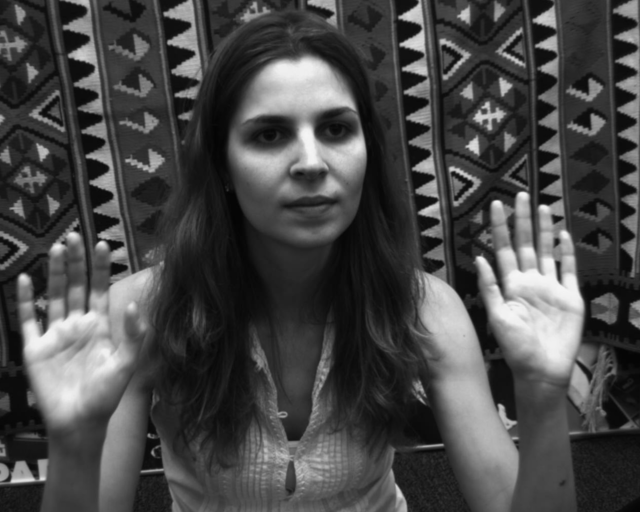
#> input picture HW2/left.tif, 640 x 512 px; the run also reads 2 pictures not shown here
$ jupyter execute --allow-errors OLD_ex2-driver.ipynb   (shell and % lines are left out)   (older library calls are emulated)
#> lines starting #> are read from the running program, lines starting #| are printed output that depends on the picture; long printed decimals are rounded
##  <span style="color:blue">Exercise 2 - Driver file </span>
## <span style="color:blue">Computer Vision - Fall 2020

**Lecturer:** Prof. Yael Moses, IDC

**TA:** Eyal Friedman, IDC

**Sybmission date: 19.12.2020**

In this excercise you will practice working with geometric tools for analyzing 3D scenes from 2D images.

## Submission guidelines:

1. Your zip file should include the following files only:
    - ex2-driver.ipynb  **Or**  ex2-driver.py
    - ex2_ID_ID.doc  **Or**  ex2_ID_ID.pdf
2. The results you are asked to display and the open questions should be answered in a doc/pdf file.
   (Don't add the python code to that file.)
4. You may use any IDE  (e.g., Spyder, Jupyter Notebook, Pycharm, ect.).
5. Name the file 'ex2_ID_ID.zip' and do **not** include any additional directories.
6. Submit using *moodle*
7. Submit on time!
8. You can submit this assignment in pairs (no triples).

## Read the following instructions carefully:
1. You are responsible for the correctness of your code and should add as many tests as you see fit. Do not submit your tests, unless requested.
3. Use `python 3` and `numpy 1.18.5`. Changes of the configuration we provided are at your own risk. Before submitting the exercise, restart the kernel and run the notebook from start to finish to make sure everything works.
4. You are allowed to use functions and methods from the [Python Standard Library](https://docs.python.org/3/library/) and [numpy](https://www.numpy.org/devdocs/reference/) only. Any other imports are forbidden, unless been provided by us.
4. Your code must run without errors. Note,  **code that fails to  run will not be graded.**
5. Document your code properly.

## Honor Code:
The assignment is a basic tool for learning the material. You can probably find the solution on the Web. However, if  you do so, then you will not learn what you should learn from it. In addition, since we  grade  the assignment, using existing solutions will be considered dishonest.
In particular, you are not allowed to copy or use any code that solves the task.
You are more than welcome to talk with your friends, but you are not allowed to give your code or answers and you are not allowed to use their code or answers.
Remember – you take this course in order to learn.

[cell 1]
import cv2

# This opens an inteactive figure - use it in part B
import matplotlib
matplotlib.use('TkAgg')

import matplotlib.pyplot as plt
import numpy as np
from scipy.linalg import null_space

# This specifies the way plots behave in jupyter notebook
plt.rcParams['figure.figsize'] = (8.0, 8.0) # set default size of plots
plt.rcParams['image.cmap'] = 'gray'

[cell 2]
import platform
print("Python version: ", platform.python_version())
print("Numpy version: ", np.__version__)

[cell 3]
# change the way floating point numbers, arrays and other NumPy objects are displayed
np.set_printoptions(suppress=True)
# ?np.set_printoptions

[cell 4]
# docs.google.com/document/d/1nN1hPVZ43l1Xf-8EaNBw7gUjW9M7d_YsBdvx6SyNIfs/edit
# For the open questions

## Section A: Projection

**In this part you will go over projection matrix,  and use them to project 3D points to an image.**

Fill the missing values, given partial values of the parameters of the left and right cameras.

\
**Right image parameters:**

The projection matrix of the right image:

[cell 5]
MR = np.array([[1100.504780,          0,   331.023000,   0],
               [0,          1097.763735,   259.386377,   0],
               [0,                    0,            1,   0]])

The rotation matrix of the right image:

[cell 6]
RR = np.array([[1,0,0],
               [0,1,0],
               [0,0,1]])

The focal length of the right image:

[cell 7]
fR = 1.0

From here on, replace "none" with your answers to the questions. In addition, if there are more than a single possible solution, choose one.
Compute the right image center (principal point):

[cell 8]
# As we learned, a camera with rectangular pixels of size 1/sx X 1/sy , with focal length f, and principal point
# (O_x, O_y) (i.e., the intersection of the optical axis, Z, with the image plane provided in pixel coordinates)
# has the intrinsic calibration matrix:
# M_int = [[ alpha_x  0        O_x  0 ]
#          [ 0        alpha_y  O_y  0 ]
#          [ 0        0        1    0 ]], where alpha_x = s_x * f    and alpha_y = s_y * f

# Thereore, we can simply extract the values for O_x and O_y from M, based only on its indices.
OxR = MR[0, 2]
OyR = MR[1, 2]

Compute the right image scale factor which is consistent with MR:

[cell 9]
# As explained in the previous cell, alpha_x = s_x * f    and alpha_y = s_y * f
# Thereore, we can simply extract the values for s_x and s_y from M, based only on M's indices and divide by the focal length.
SxR = MR[0, 0]/fR
SyR = MR[1, 1]/fR

Compute the right image intrinsic matrix which is consistent with MR:

[cell 10]
# The camera and object are within the same coordinate system, because the rightmost column is 0's (no Translation) and the Rotation is the Identity matrix.
# When camera and object are within the same coordinate system --> Projection matrix M = Mint[I|0]

# Mint is a 3 X 4 matrix, which is the part of M (Projection matrix) without the righnmost column
# M = Mint[I|0]
MintR = MR[:, 0:3]


MRR = np.pad(RR, [(0, 1), (0, 1)], mode='constant')
MRR[len(MRR) - 1, len(MRR[0]) - 1] = 1

#  No Translation becasue rightmost column for MR is 0 and Rotation is the Identity matrix
TR = np.array([[0,0,0]]).T

MTR = np.eye(4,4)
MTR[0, len(MTR[0]) - 1] = -TR[0,0]
MTR[1, len(MTR[0]) - 1] = -TR[1,0]
MTR[2, len(MTR[0]) - 1] = -TR[2,0]

MextR = np.matmul(MRR, MTR)
MR_verify = np.matmul(np.pad(MintR, [(0, 0), (0, 1)], mode='constant'), MextR) # and we see that MR_verify == MR (MR  is given)


**Left image parameters**

Left image center (principal point):

[cell 11]
OxL = 320.798101
OyL = 236.431326

Scale factor:

[cell 12]
SxL = 1095.671499
SyL = 1094.559584

Focal length of the left image:

[cell 13]
fL = 1

Translation vector w.r.t. the world origin:

[cell 14]
TL = -np.array([[178.2218,18.8171,-13.7744]]).T

Rotation matrix of the left image:

[cell 15]
RL = np.array([[ 0.9891,    0.0602,   -0.1346],
               [-0.0590,    0.9982,    0.0134],
               [0.1351,   -0.0053,    0.9908]])

Compute the intrinsic projection matrix of the left camera:

[cell 16]
MintL = np.zeros((3,4))
MintL[0,0] = SxL * fL
MintL[1,1] = SyL * fL
MintL[2,2] = 1
MintL[0,2] = OxL
MintL[1,2] = OyL

MintL

[cell 17]
MextR = np.matmul(RL, TL)
MextR

Compute the projection matrix of the left camera

[cell 18]
# Formula for M (the projection matrix):
# M = M_int[I|0] * M_ext = M_int * M_R * M_T

MRL = np.pad(RL, [(0, 1), (0, 1)], mode='constant')
MRL[len(MRL) - 1, len(MRL[0]) - 1] = 1

MRR = np.pad(RR, [(0, 1), (0, 1)], mode='constant')
MRR[len(MRR) - 1, len(MRR[0]) - 1] = 1


MTL = np.eye(4,4)
MTL[0, len(MTL[0]) - 1] = -TL[0,0]
MTL[1, len(MTL[0]) - 1] = -TL[1,0]
MTL[2, len(MTL[0]) - 1] = -TL[2,0]

MextL = np.matmul(MRL, MTL)
ML = np.matmul(MintL, MextL)

########### WE NEED TO CHECK THIS! NOT SURE THESE ARE THE CORRECT NUMBERS! ###########
# do we need minus "-"  for every T?     -TL[0,0] ?

Compute the COP of the left and the right images, in Cartesian coordinates:

(You may use the the function *null_space* from *scipy.linalg*)

[cell 19]
def convert_homogeneous_to_cartesian(homogeneous_coordinates):
    """
    Convert given point vector from homogeneous coordinates system to cartesian coordinates system
    by dividing the first n-1 elements with the n'th one and ommitting this last element afterwards
    """
    return homogeneous_coordinates[:-1]/ homogeneous_coordinates[-1]


# THESE ARE IN HOMOGENOUS COORDINATES
CL_homogenous = null_space(ML)
CR_homogenous = null_space(MR)

CL = convert_homogeneous_to_cartesian(CL_homogenous)
CR = convert_homogeneous_to_cartesian(CR_homogenous)
print(CL)
print(CR)
# CL_homogenous

Compute the distance between CL and CR:


[cell 20]
# The Euclidean distance
D = np.sqrt(np.sum((CL - CR)**2))
D

## Part A2: Hands on Triangulation

Write a function p = proj(M,P) that recieves as input the 3D point P and a projection matrix M, and outputs the 2D coordinates of the projected point.

[cell 21]
# Your code for proj function
def proj(M,P):
    P = np.append(P,[1])
    p_homogeneous = np.matmul(M,P)
    p_cartesian = convert_homogeneous_to_cartesian(p_homogeneous)

    return p_cartesian

1.	Given object points in the world coordinate system,  P=(-140,50,1200) and Q=(30,100,2000).

    a.	What are the coordinates (Cartesian) of the points in the left camera coordinate system?\
    b.	What are the coordinates (Cartesian) of the points in the right camera coordinate system?


[cell 22]
P = np.array([[-140],[50],[1200]])
pL = proj(ML,P)
pR = proj(MR,P)

Q = np.array([[30],[100],[2000]])
qL = proj(ML,Q)
qR = proj(MR,Q)

print(f'a) pL: {pL}, qL: {qL}')
print(f'b) pR: {pR}, qR: {qR}')

### Read two images and display the projections of P and Q on the two given images ###

[//]: # " "
The code below should return this result:

[cell 23]
imL = cv2.imread('left.tif', cv2.IMREAD_GRAYSCALE)
#> imL is the input picture: shape (512, 640); min 4, max 246, mean 71.7
imR = cv2.imread('right.tif', cv2.IMREAD_GRAYSCALE)
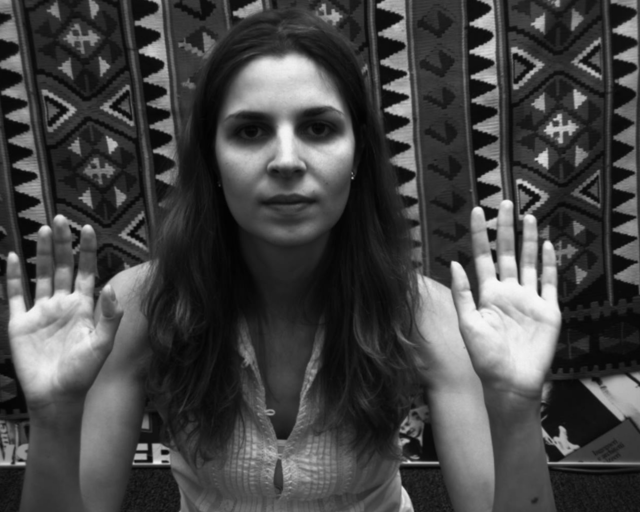
#> input picture HW2/right.tif, 640 x 512 px
#> imR is the input picture: shape (512, 640); min 2, max 248, mean 69.5

plt.rcParams['figure.figsize'] = (14.0, 14.0)
f, ((ax1, ax2)) = plt.subplots(1, 2, sharex='col', sharey='row')

ax1.imshow(imL, cmap='gray'), ax1.set_title('Left image'), ax1.scatter(pL[0], pL[1], color='r'), \
    ax1.scatter(qL[0],qL[1], color = 'b')
ax2.imshow(imR, cmap='gray'), ax2.set_title('Right image'), ax2.scatter(pR[0], pR[1], color = 'r'), \
    ax2.scatter(qR[0],qR[1], color = 'b')
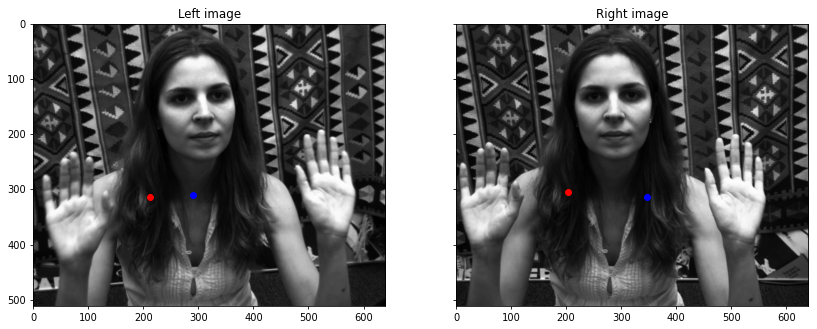
#> figure drawn by matplotlib, 2 panels

**Answer Question:**\
Look at the projection of each of the points in the two images. One pair looks as expected, and the other doe not. Please give a short explanation of what may have caused it.

**Your answer:**

%%%%%%%%%%%%%%

Different focal length?

## Part B: Epipolar Geometry
Compute the fundamental matrix F and the epipoles eL and eR of the left and right images, using their projection matrices.
Note, you should normalize F by F(3,3) for improved precision.

For the epipoles' computation use the MR and ML and the Center of projections.

**Answer Quesion:**
Can you double check if they are correct using F? If so, check it.

[cell 24]
def inverse(mat):
    """
    Calculate mat's inverse matrix
    """
    mo = np.linalg.inv(np.matmul(mat, mat.T))
    M_p_l = np.matmul(mat.T, mo)
    return M_p_l

# verify their multipication is the I matrix
m_p_l = inverse(ML)
print(np.matmul(ML, m_p_l))

[cell 25]
# option 1
'''
CR_h = np.append(CR, [1])
CL_h = np.append(CL, [1])

eL = np.matmul(ML, CR_h)
eR = np.matmul(MR, CL_h)
'''

# option 2
eL = np.append(proj(ML, CR), [1])
eR = np.append(proj(MR, CL), [1])


eR_r = np.zeros((3,3))
eR_r[0][1] = -eR[2]
eR_r[0][2] = eR[1]
eR_r[1][0] = eR[2]
eR_r[1][2] = -eR[0]
eR_r[2][0] = -eR[1]
eR_r[2][1] = eR[0]

F = np.matmul(np.matmul(eR_r, MR), m_p_l)
F = F / F[2][2]
F

## Epipolar lines ##

Click on three different points of the **right** image, and check if the epipolar lines on the left image pass through a pixel that corresponds to the one you picked in the right image. Output the set of epipolar lines overlayed on the pair of  images as shown below.

To do so you can use:
1. The code below opens the images in a seperate window. You can click on the right image and  capture the click's coordinates by using the function *plt.ginput*.
2. Take each point (this can be done by a loop) and calculate its epipolar line  on the left image using F.
3. Compute the two endpoints of the line in the image to plot it on the left image. \
    **Hint**: you have linear coefficients - (a,b,c). Calculate the y value in the image for x=0, and x=image.width and plot the result.\
    Use: ax2.plot((x0. xWidth),(yx0, yxWidth))
4. Use the set of the points of the right image that you collected, and draw the epipolar lines on the right image.

[cell 26]
def solve_ineq(vec, x):
    """
    Helper function
    """
    y = (-vec[0]*x - vec[2])/ vec[1]
    return y

def calculate_epipolar_line(x, x_size, F, is_right=False):
    """
    Calculate epipolar line by multiply the given point(x) with F(fundamental matrix)

    Parameters:
        x (array): point representation
        x_size (Integer): the image width
        F (Matrix): fundamental matrix
        is_right (Bool): calculate left/ right epipolar line

    Returns:
        float: left and right points that represents the epipolar line.
    """
    x_s = np.array(x)
    x_s = np.append(x_s, [1])

    if not is_right:
        homogenous_epipolar_line = np.matmul(x_s.T, F)
    else:
        homogenous_epipolar_line = np.matmul(F, x_s)

    x0 = 0
    yx0 = solve_ineq(homogenous_epipolar_line, x=0)
    xWidth = x_size
    yxWidth = solve_ineq(homogenous_epipolar_line, x=x_size)

    return x0, xWidth, yx0, yxWidth

[cell 27]
# This sould open a new figure window outside of jupyter notebook
# %matplotlib qt

imL = cv2.imread('left.tif', cv2.IMREAD_GRAYSCALE)
imR = cv2.imread('right.tif', cv2.IMREAD_GRAYSCALE)

plt.rcParams['figure.figsize'] = (14.0, 14.0)
f, ((ax1, ax2)) = plt.subplots(1, 2, sharex='col', sharey='row')

ax1.imshow(imL, cmap='gray'), ax1.set_title('Left image')
ax2.imshow(imR, cmap='gray'), ax2.set_title('Right image')


# Had issues with the interactive part, so used predefined coordinates
# data = plt.ginput(3)
data = [(287.6802355350743, 164.51710189452126), (453.49692780337944, 261.8442908346134), (280.47081413210446, 443.88218125960054)]

x_val = [x[0] for x in data]
y_val = [x[1] for x in data]

ax2.scatter(x_val, y_val, color='r')


for x in data:
    # calculate left epipolar line
    x0, xWidth, yx0, yxWidth = calculate_epipolar_line(x, len(imL[0]), F, is_right=False)
    ax1.plot((x0, xWidth),(yx0, yxWidth))

    # calculate right epipolar line
    x0, xWidth, yx0, yxWidth = calculate_epipolar_line([x0, yx0], len(imL[0]), F, is_right=True)
    ax2.plot((x0, xWidth),(yx0, yxWidth))
#> this loop made 3 passes
#> yx0 on passes 1 to 3: 136, 214.4, 410.6
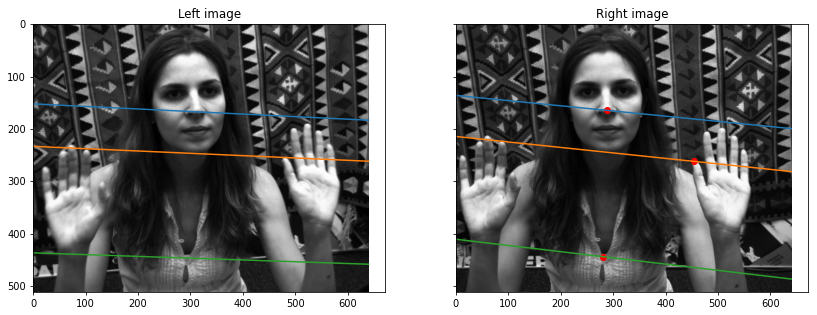
#> figure drawn by matplotlib, 2 panels

### This is what you should see:

## Part C : SIFT and RANSAC/LMedS
**Follow the matching to compute F.**

https://docs.opencv.org/master/da/de9/tutorial_py_epipolar_geometry.html

The example attached here needs some twicks to make it work. First you need to uninstall the opencv package and to install to opencv-contrib package:
- pip uninstall opencv-python

Then install the contrib version with this:
- pip install opencv-contrib-python

**<span style="color:red"> Now, you have to use those lines:**
- **sift = cv2.xfeatures2d.SIFT_create()**
- **kp1, des1 = sift.detectAndCompute(img1, None)**

Hereby, we will find the corresponding featues using the SIFT algorithm and match the closet points. The plotted figure showes the best 300 matches.

[cell 28]
imL = cv2.imread('left.tif', cv2.IMREAD_GRAYSCALE)
imR = cv2.imread('right.tif', cv2.IMREAD_GRAYSCALE)

# Initiate SIFT detector
# In the link above you need to change the next line from cv.SIFT to cv2.xfeatures2d.
# Instead of: sift = cv2.SIFT() use:
sift = cv2.xfeatures2d.SIFT_create()

# find the keypoints and descriptors with SIFT
kp1, des1 = sift.detectAndCompute(imL,None)
#> kp1 = 1679 keypoints; strongest (x, y, size): (299, 83, 42.6), (416, 43, 10.9), (474, 146, 8.9), (24, 279, 8)
kp2, des2 = sift.detectAndCompute(imR,None)
#> kp2 = 1918 keypoints; strongest (x, y, size): (498, 318, 88.7), (539, 292, 4), (548, 245, 5.8), (313, 125, 23.2)

# FLANN parameters
FLANN_INDEX_KDTREE = 1
index_params = dict(algorithm = FLANN_INDEX_KDTREE, trees = 5)
search_params = dict(checks=50)
# create FlannBasedMatcher object
flann = cv2.FlannBasedMatcher(index_params,search_params)

# Match descriptors.
matches = flann.knnMatch(des1,des2,k=2)
#> matches = 1679 matches

pts1 = []
pts2 = []
matching = []
# Building a list of points screened by ratio test as per Lowe's paper
for i,(m,n) in enumerate(matches):
    if m.distance < 0.8*n.distance:
        pts2.append(kp2[m.trainIdx].pt)
        pts1.append(kp1[m.queryIdx].pt)
        matching.append(m)
#> after the loop, matching = 627 matches; pts1 = 627 pairs, first value 5.33 to 629, second value 3.35 to 495.1; pts2 = 627 pairs, first value 14.73 to 635.9, second value 3.04 to 494.6


# Sort them in the order of their distance.
matching = sorted(matching, key = lambda x:x.distance)

# Draw first 300 matches.
img3 = np.array([])
img3 = cv2.drawMatches(imL, kp1, imR, kp2, matching[:300], outImg = img3, flags =2)
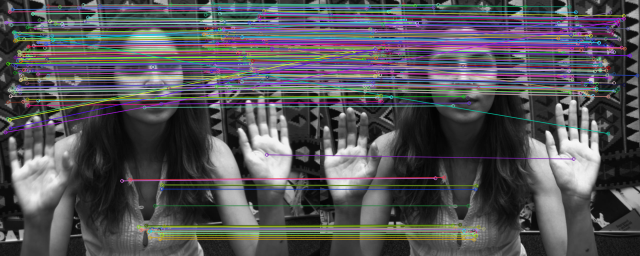
#> img3: shape (512, 1280, 3) (shown at 1/2 size); mean of channels 0, 1, 2 87.8, 83.7, 84.5; drawn as B, G, R

plt.rcParams['figure.figsize'] = (14.0, 14.0)
f, ((ax1)) = plt.subplots(1, 1, sharex='col', sharey='row')
ax1.imshow(img3, cmap='gray'), ax1.set_title('Matches')

Not for submission: Look at the obtain results.

    a. Do you think all matches are correct?
    b. In which regions of the scene, most of the reliable matches were found?
    c. Tru the worst 200 mathces as well -- matching[-1-200:]

Now, we will use the found matches to compute **F** using *cv2.findFundamentalMat()*.

[cell 29]
pts1 = np.int32(pts1)
#> pts1 = 627 pairs, first value 5 to 628, second value 3 to 495
pts2 = np.int32(pts2)
#> pts2 = 627 pairs, first value 14 to 635, second value 3 to 494

# Computing the F matrix
F_calc, mask = cv2.findFundamentalMat(pts1,pts2,cv2.FM_LMEDS)
#> F_calc = [[1.35e-06, 1.61e-05, -0.00842], [-2.17e-05, 3.82e-06, 0.057], [0.00607, -0.0579, 1]]; mask = 627 values, max 1 at index 0, min 0 at index 4, mean 0.742
# We select only inlier points
pts1 = pts1[mask.ravel()==1]
#> pts1 = 465 pairs, first value 5 to 571, second value 3 to 495
pts2 = pts2[mask.ravel()==1]
#> pts2 = 465 pairs, first value 39 to 635, second value 3 to 494

[cell 30]
print(F_calc.T)
#| [[ 1.35e-06 -2.173e-05  0.006067]
#|  [ 1.613e-05  3.82e-06 -0.05789  ]
#|  [-0.008422    0.05699  1.        ]]
print(F)

And now lets check the computed F_calc:
1. Use it to draw the epipolar line as in the example above (change F to F_calc.T)
2. Compute the distance between the computed epipoles by F and by F_calc.

[cell 31]
from scipy.linalg import null_space
e1=null_space(F_calc)
#> e1 = [-0.994, -0.111, -0.000372]
e2=null_space(F)

e1_c = e1[0:2,0]/e1[2,0]
#> e1_c = [2674.9, 297.6]
e2_c = e2[0:2,0]/e2[2,0]

print(np.linalg.norm(e1_c-e2_c))
#| 16678.426

### Your part in this section :) ###

#### Take two images by your camera and compute the epipolar geometry using LMedS ####

Please submit at the pdf file your results of the cosine distance and the output of your images.

[cell 32]
# This sould open a new figure window outside of jupyter notebook
# %matplotlib qt

# imL = cv2.imread('left.tif', cv2.IMREAD_GRAYSCALE)
# imR = cv2.imread('right.tif', cv2.IMREAD_GRAYSCALE)
imL = cv2.imread('left2.jpeg', cv2.IMREAD_GRAYSCALE)
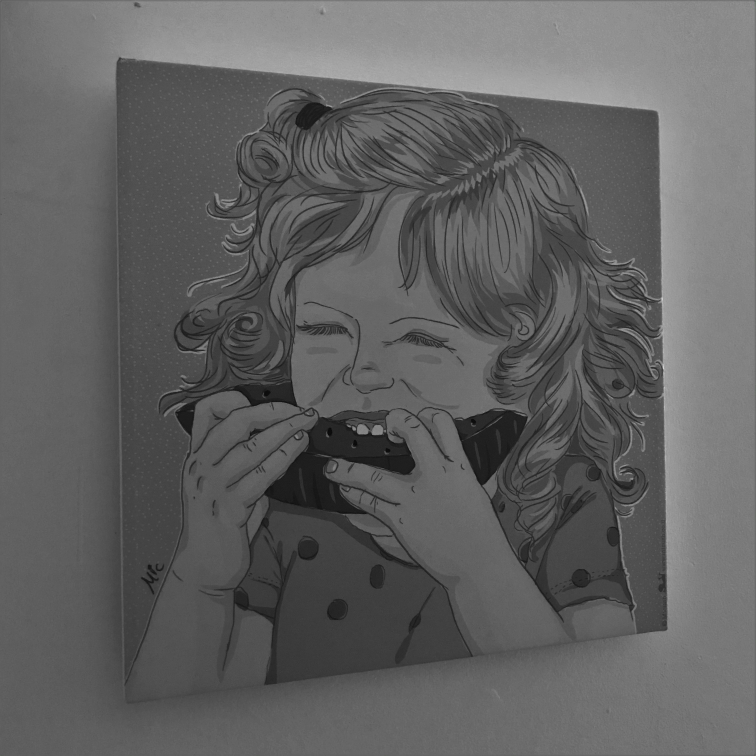
#> input picture HW2/left2.jpeg, 3023 x 3023 px (shown at 1/4 size)
#> imL: shape (3023, 3023)
imR = cv2.imread('right2.jpeg', cv2.IMREAD_GRAYSCALE)
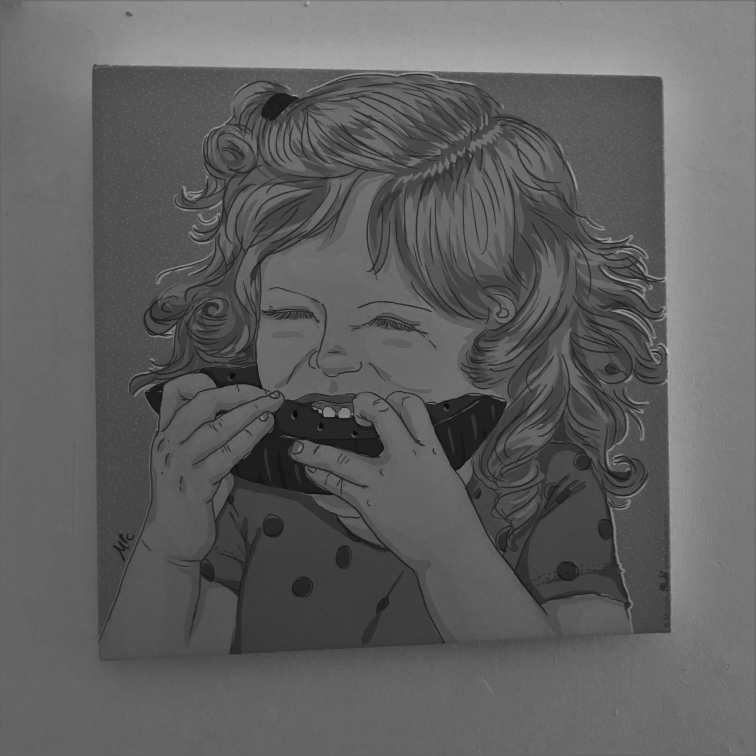
#> input picture HW2/right2.jpeg, 3024 x 3024 px (shown at 1/4 size)
#> imR: shape (3024, 3024)

# Initiate SIFT detector
# In the link above you need to change the next line from cv.SIFT to cv2.xfeatures2d.
# Instead of: sift = cv2.SIFT() use:
sift = cv2.xfeatures2d.SIFT_create()

# find the keypoints and descriptors with SIFT
kp1, des1 = sift.detectAndCompute(imL,None)
#> kp1 = 7623 keypoints; strongest (x, y, size): (2654, 1473, 4.2), (1448, 1719, 27.3), (1397, 1705, 6.3), (2607, 1471, 5.2)
#> (the rest of the program and of its run is left out)
